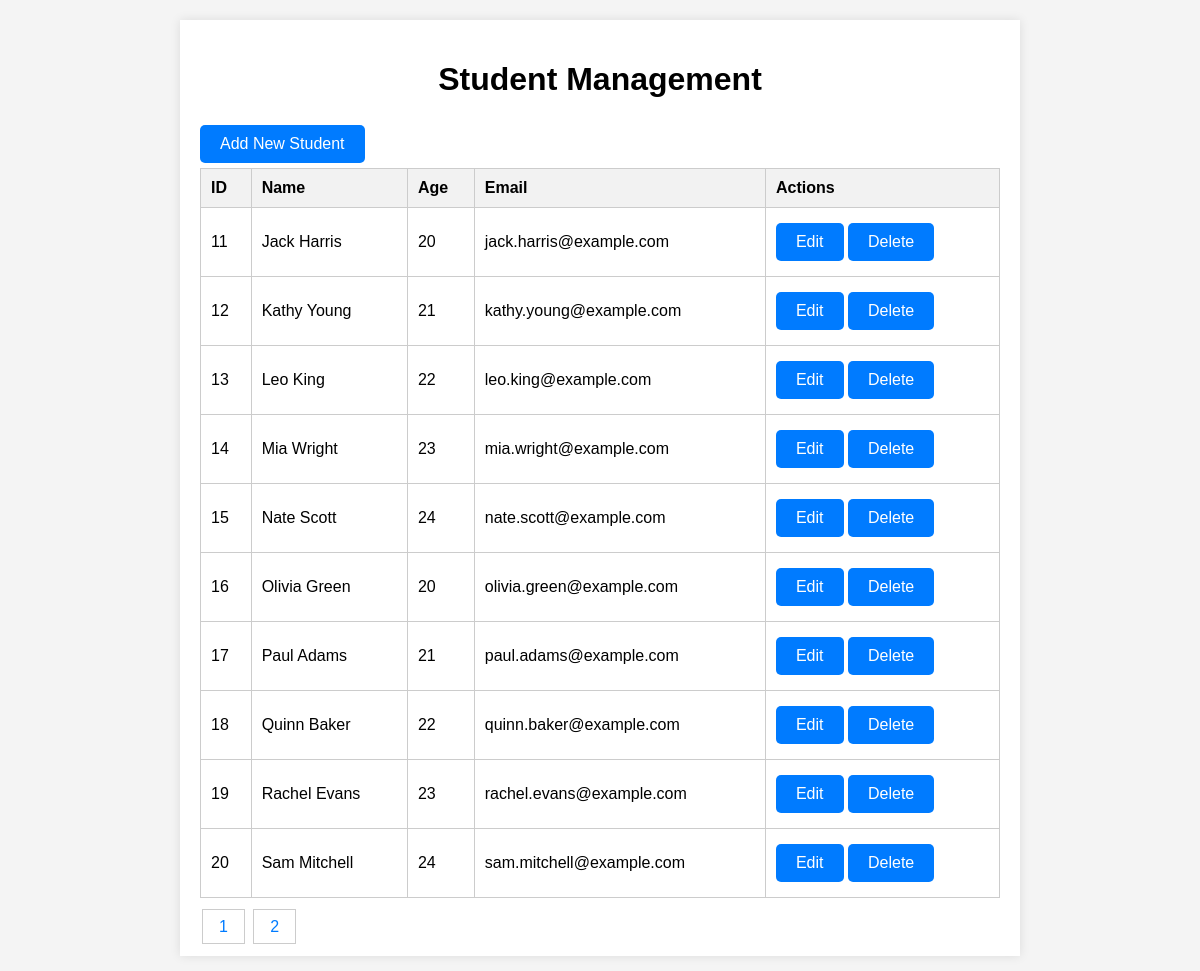
The app's page /index.php?page=2 with its own data.
### tables this page shows
CREATE TABLE `students` (
  `id` int(11) NOT NULL,
  `name` varchar(100) NOT NULL,
  `age` int(11) NOT NULL,
  `email` varchar(100) NOT NULL
);

### index.php (the view, shortened to what this page needs)
<?php
include 'db.php';
$limit = 10;
$page = isset($_GET['page']) ? $_GET['page'] : 1;
$offset = ($page - 1) * $limit;
$sql = "SELECT COUNT(*) FROM students";
$result = $conn->query($sql);
$total_students = $result->fetch_row()[0];
$total_pages = ceil($total_students / $limit);
$sql = "SELECT * FROM students LIMIT $limit OFFSET $offset";
$result = $conn->query($sql);
?>
<!DOCTYPE html>
<html lang="en">
<head>
    <link rel="stylesheet" href="style.css">
</head>
<body>
    <div class="container">
        <h1>Student Management</h1>
        <a href="add.php" class="button">Add New Student</a>
        <table>
            <tr>
                <th>ID</th>
                <th>Name</th>
                <th>Age</th>
                <th>Email</th>
                <th>Actions</th>
            </tr>
            <?php while ($row = $result->fetch_assoc()) : ?>
                <tr>
                    <td><?php echo $row['id']; ?></td>
                    <td><?php echo $row['name']; ?></td>
                    <td><?php echo $row['age']; ?></td>
                    <td><?php echo $row['email']; ?></td>
                    <td>
                        <a href="edit.php?id=<?php echo $row['id']; ?>" class="button">Edit</a>
                        <a href="delete.php?id=<?php echo $row['id']; ?>" class="button" onclick="return confirm('Are you sure you want to delete this student?');">Delete</a>
                    </td>
                </tr>
            <?php endwhile; ?>
        </table>
        <div class="pagination">
            <?php for ($i = 1; $i <= $total_pages; $i++) : ?>
                <a href="index.php?page=<?php echo $i; ?>"><?php echo $i; ?></a>
            <?php endfor; ?>
        </div>
    </div>
</body>
</html>

### style.css (style rules this page uses)
body { font-family: Arial, sans-serif; margin: 0; padding: 20px; background-color: #f4f4f4; }
.container { max-width: 800px; margin: 0 auto; background-color: #fff; padding: 20px; box-shadow: 0 0 10px rgba(0, 0, 0, 0.1); }
h1 { text-align: center; }
table { width: 100%; border-collapse: collapse; margin-bottom: 20px; }
table, th, td { border: 1px solid #ccc; }
th, td { padding: 10px; text-align: left; }
th { background-color: #f2f2f2; }
a.button, input[type="submit"].button { display: inline-block; padding: 10px 20px; margin: 5px 0; font-size: 16px; color: #fff; background-color: #007bff; text-decoration: none; border: none; border-radius: 5px; cursor: pointer; }
.pagination a { padding: 8px 16px; margin: 0 2px; text-decoration: none; color: #007bff; border: 1px solid #ccc; }

### records on screen
students: id "11", name "Jack Harris", age "20", email "jack.harris@example.com"
students: id "12", name "Kathy Young", age "21", email "kathy.young@example.com"
students: id "13", name "Leo King", age "22", email "leo.king@example.com"
students: id "14", name "Mia Wright", age "23", email "mia.wright@example.com"
students: id "15", name "Nate Scott", age "24", email "nate.scott@example.com"
students: id "16", name "Olivia Green", age "20", email "olivia.green@example.com"
students: id "17", name "Paul Adams", age "21", email "paul.adams@example.com"
students: id "18", name "Quinn Baker", age "22", email "quinn.baker@example.com"
students: id "19", name "Rachel Evans", age "23", email "rachel.evans@example.com"
students: id "20", name "Sam Mitchell", age "24", email "sam.mitchell@example.com"
